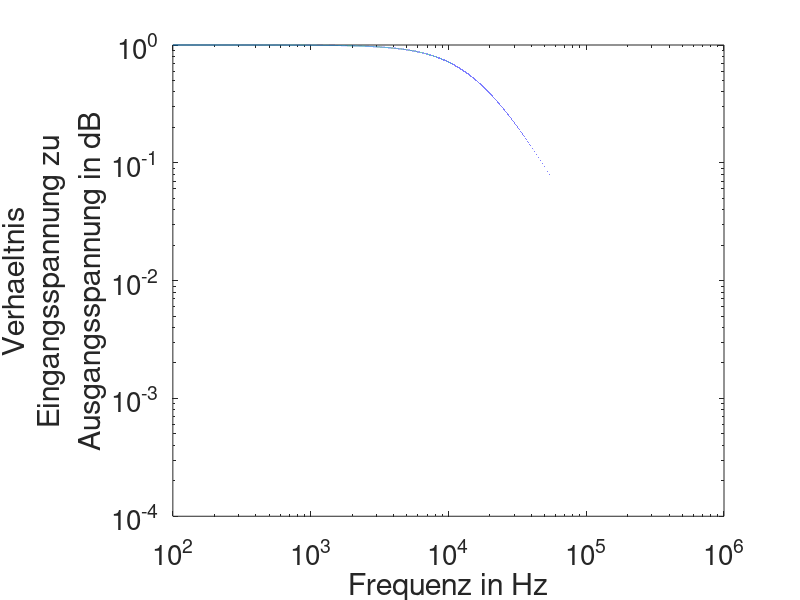

This figure's MATLAB source:
x = 100:1:1000000;
R = 100;
L = 0.001;
t = 1
y = R.*(R.*cos(2.*pi.*x.*t)+2.*pi.*L.*x.*sin(2.*pi.*x.*t))./(R^2+(L.*2.*pi.*x).^2);

figure;
loglog(x,y);
set(gca,'fontsize',20)
xlabel 'Frequenz in Hz';
ylabel ({'Verhaeltnis', 'Eingangsspannung zu' 'Ausgangsspannung in dB'});


